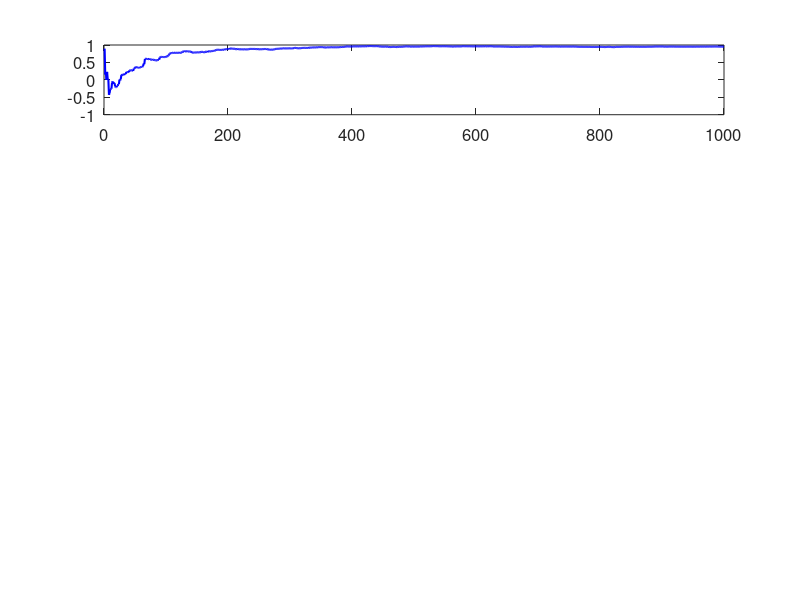

Recreate this plot in MATLAB. (Note: this script raises an error after producing the figure.)
% MATLAB Implementation of Martingale Posterior Updates for Linear Regression
clear; clc; close all;

% Parameters
p = 10; % Number of predictors (set to 10)
n_samples = 1000; % Number of observations

% True parameters (for simulation)
beta_true = [1; -2; 3; -4; 5; -6; 7; -8; 9; -10]; % True regression coefficients
sigma2_true = 1; % True noise variance
mu_X_true = zeros(p, 1); % True mean of predictors (zero vector)
Sigma_X_true = eye(p); % True covariance matrix of predictors (identity matrix)

% Generate synthetic data
X = mvnrnd(mu_X_true, Sigma_X_true, n_samples); % Generate predictors from normal distribution
y = X * beta_true + sqrt(sigma2_true) * randn(n_samples, 1); % Generate responses

%% Step 1: Compute Maximum Likelihood Estimates (MLE) for initialization
beta = (X' * X) \ (X' * y);  % MLE for beta (OLS solution)
sigma2 = mean((y - X * beta).^2);  % MLE for sigma^2 (variance of residuals)
mu_X = mean(X, 1)';  % MLE for mu_X (column vector of means)
Sigma_X = cov(X, 1); % MLE for Sigma_X (normalized by N, not N-1)

% Step size function
epsilon_n = @(n) 1/(n+1);

% Store parameter estimates for plotting
beta_history = zeros(p, n_samples);
sigma2_history = zeros(1, n_samples);
mu_X_history = zeros(p, n_samples);
Sigma_X_history = zeros(p, p, n_samples);

%% Step 2: Sequential updating (Martingale Posterior)
for n = 1:n_samples
    xn = X(n, :)'; % Current predictor sample (column vector)
    yn = y(n); % Current response sample
    eps_n = epsilon_n(n); % Adaptive step size
    
    % Update beta
    beta = beta + eps_n * (xn * (yn - xn' * beta));
    
    % Update sigma^2
    sigma2 = sigma2 + eps_n * ((yn - xn' * beta)^2 - sigma2);
    
    % Update mu_X
    mu_X = mu_X + eps_n * (xn - mu_X);
    
    % Update Sigma_X
    Sigma_X = Sigma_X + eps_n * ((xn - mu_X) * (xn - mu_X)' - Sigma_X);
    
    % Enforce symmetry in Sigma_X to prevent numerical drift
    Sigma_X = 0.5 * (Sigma_X + Sigma_X');
    
    % Store history for visualization
    beta_history(:, n) = beta;
    sigma2_history(n) = sigma2;
    mu_X_history(:, n) = mu_X;
    Sigma_X_history(:, :, n) = Sigma_X;
end

%% Display final estimates
fprintf('Estimated beta:\n');
disp(beta);
fprintf('Estimated sigma^2: %f\n', sigma2);
fprintf('Estimated mu_X:\n');
disp(mu_X);
fprintf('Estimated Sigma_X:\n');
disp(Sigma_X);

%% Step 3: Visualization

% Set figure properties for better visualization
set(0, 'DefaultFigureWindowStyle', 'normal'); % Normal window style for better plotting
set(0, 'DefaultAxesFontSize', 12); % Default axis font size
set(0, 'DefaultLineLineWidth', 1.5); % Default line width
set(0, 'DefaultAxesGridLineStyle', '-'); % Enable grid lines for better readability

% Plot estimation history of beta (with small groupings)
figure('Position', [100, 100, 800, 900]); % Custom figure size
for i = 1:5  % First 5 components of beta
    subplot(5,1,i);
    plot(1:n_samples, beta_history(i, :), 'b-', 'LineWidth', 1.5); hold on;
    yline(beta_true(i), 'r--', 'LineWidth', 1.5); % True value in red dashed line
    xlabel('Iterations', 'FontSize', 12);
    ylabel(['\beta_' num2str(i)], 'FontSize', 12);
    title(['Estimation of \beta_' num2str(i)], 'FontSize', 14);
    legend('Estimated', 'True', 'Location', 'Best');
    grid on;
end

% Plot estimation history of beta (next 5 components)
figure('Position', [100, 100, 800, 900]);
for i = 6:10  % Last 5 components of beta
    subplot(5,1,i-5);
    plot(1:n_samples, beta_history(i, :), 'b-', 'LineWidth', 1.5); hold on;
    yline(beta_true(i), 'r--', 'LineWidth', 1.5); % True value in red dashed line
    xlabel('Iterations', 'FontSize', 12);
    ylabel(['\beta_' num2str(i)], 'FontSize', 12);
    title(['Estimation of \beta_' num2str(i)], 'FontSize', 14);
    legend('Estimated', 'True', 'Location', 'Best');
    grid on;
end

% Plot estimation history of sigma^2
figure('Position', [100, 100, 800, 600]);
plot(1:n_samples, sigma2_history, 'b-', 'LineWidth', 1.5); hold on;
yline(sigma2_true, 'r--', 'LineWidth', 1.5);
xlabel('Iterations', 'FontSize', 12);
ylabel('\sigma^2', 'FontSize', 12);
title('Estimation of \sigma^2', 'FontSize', 14);
legend('Estimated', 'True', 'Location', 'Best');
grid on;

% Plot estimation history of mu_X
figure('Position', [100, 100, 800, 900]); % Custom figure size
for i = 1:5  % First 5 components of mu_X
    subplot(5,1,i);
    plot(1:n_samples, mu_X_history(i, :), 'b-', 'LineWidth', 1.5); hold on;
    yline(mu_X_true(i), 'r--', 'LineWidth', 1.5);
    xlabel('Iterations', 'FontSize', 12);
    ylabel(['\mu_X_' num2str(i)], 'FontSize', 12);
    title(['Estimation of \mu_X_' num2str(i)], 'FontSize', 14);
    legend('Estimated', 'True', 'Location', 'Best');
    grid on;
end

% Plot estimation history of mu_X (next 5 components)
figure('Position', [100, 100, 800, 900]);
for i = 6:10  % Last 5 components of mu_X
    subplot(5,1,i-5);
    plot(1:n_samples, mu_X_history(i, :), 'b-', 'LineWidth', 1.5); hold on;
    yline(mu_X_true(i), 'r--', 'LineWidth', 1.5);
    xlabel('Iterations', 'FontSize', 12);
    ylabel(['\mu_X_' num2str(i)], 'FontSize', 12);
    title(['Estimation of \mu_X_' num2str(i)], 'FontSize', 14);
    legend('Estimated', 'True', 'Location', 'Best');
    grid on;
end

figure('Position', [100, 100, 1000, 600]); % Adjusted figure size

for i = 1:p
    subplot(2, 5, i); % 2 rows, 5 columns for better arrangement
    plot(1:n_samples, squeeze(Sigma_X_history(i, i, :)), 'b-', 'LineWidth', 1.5); hold on;
    yline(Sigma_X_true(i, i), 'r--', 'LineWidth', 1.5); % True value in red dashed line
    xlabel('Iterations', 'FontSize', 12);
    ylabel(['\Sigma_{' num2str(i) ',' num2str(i) '}'], 'FontSize', 12);
    title(['Estimation of \Sigma_{' num2str(i) ',' num2str(i) '}'], 'FontSize', 14);
    legend('Estimated', 'True', 'Location', 'Best');
    grid on;
end
